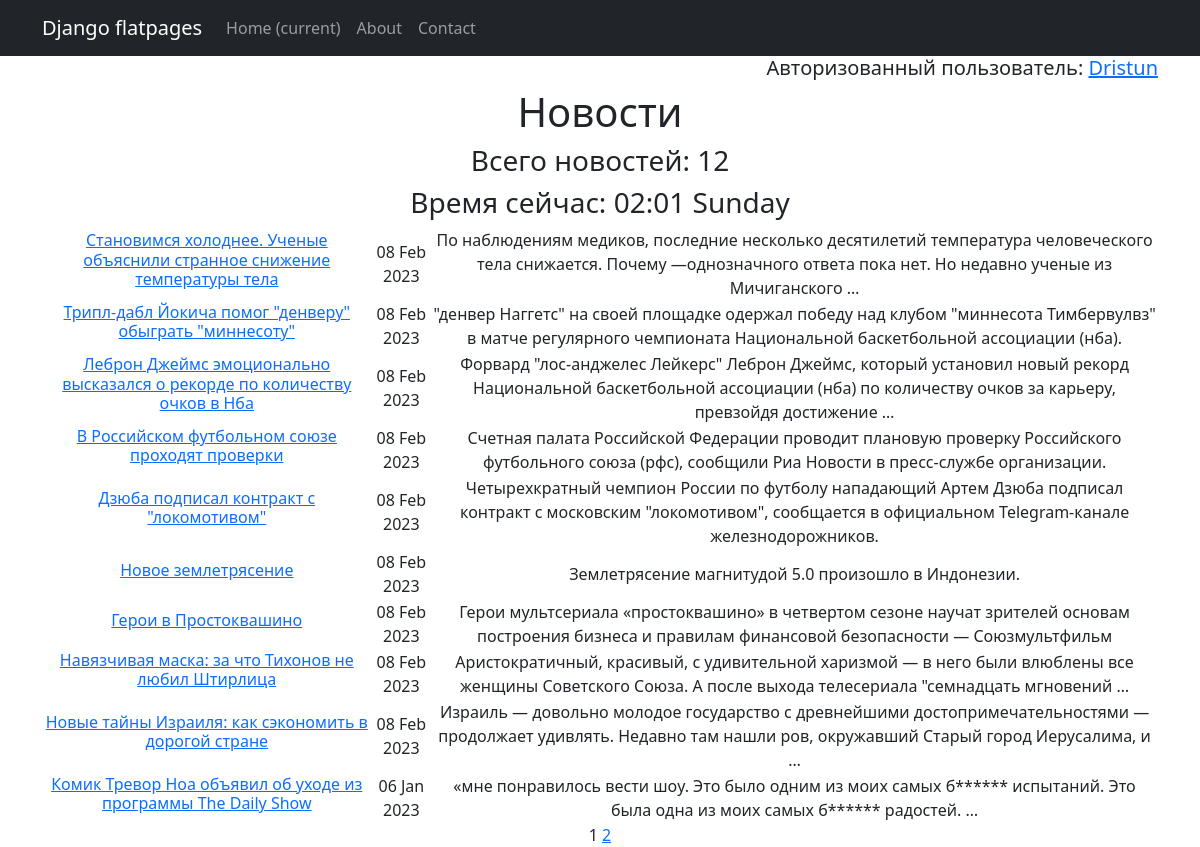
The app's page /news/ (signed in) with its own data.
### content/models.py (models this page shows, shortened)
class Post(models.Model):
    article = 'A'
    news = 'N'
    TYPES = [
        (article, 'Статья'),
        (news, 'Новость')
    ]
    author = models.ForeignKey(Author, on_delete=models.CASCADE)
    type = models.CharField(max_length=2,
                                choices=TYPES,
                                default=article)
    time_in = models.DateTimeField(auto_now_add=True)
    category = models.ManyToManyField(Category, through='PostCategory')
    title = models.TextField(default='Заголовок')
    text = models.TextField(default='Содержание')
    rating = models.IntegerField(default=0)

### content/views.py (the view)
# urls.py: path('', NewsListView.as_view(), name='news_list'),
class NewsListView(ListView):
    model = Post
    template_name = 'news.html'
    context_object_name = 'news'
    ordering = '-time_in'
    paginate_by = 10
    def get_context_data(self, **kwargs):
        context = super().get_context_data()
        number_of_posts = Post.objects.aggregate(total_news=Count('id'))
        user = self.request.user
        context['is_author'] = user.groups.filter(name='author').exists()
        context['number_of_posts'] = number_of_posts.get('total_news')
        return context

### content/templatetags/custom_filters.py (called while the page is built)
def replace_with_stars(value:str):
    _list = list(value)
    for i in range(len(value)):
        if _list[-1] != '*':
            _list[i+1] = '*'
        else:
            break
    return "".join(_list)

def checking_letter(value:str, orig:list, num:int):
    if orig[num][0].isupper():
        changed = list(value)
        changed[0] = changed[0].upper()
        changed = "".join(changed)
        return changed
    else:
        return value

@register.filter()
def censor(value):
    try:
        original_str = value.split(' ')
        lower_str = value.lower().split(' ')
        result = []
        i = -1
        for word in lower_str:
            i += 1
            if word in BANNED_WORDS:
                word = replace_with_stars(word)
            word = checking_letter(word, original_str, i)
            result.append(word)
        return " ".join(result)
    except ValueError:
        print("Переданная переменная не является строковой!")
        return value

### content/templatetags/custom_tags.py (called while the page is built)
@register.simple_tag(takes_context=True)
def url_replace(context, **kwargs):
    d = context['request'].GET.copy()
    print(context['request'].GET)
    print(kwargs.items())
    for k, v in kwargs.items():
        d[k] = v
    return d.urlencode()

### templates/news.html (shortened to what this page needs)
{% extends 'flatpages/default.html' %}
{% load custom_filters %}
{% load custom_tags %}
{% block content %}
{% if request.user.is_authenticated %}
    <h5 align="right">Авторизованный пользователь: <a href="profile/">{{ request.user.username }}</a></h5>
{% else %}
    <h5 align="right">Вы не авторизованы!</h5>
    <h5 align="right"><a href="{% url 'account_login' %}">Войти в систему</a></h5>
{% endif %}
<h1>Новости</h1>
<h3>Всего новостей: {{ number_of_posts }}</h3>
<h3>Время сейчас: {% now "H:i l" %}</h3>
{% if news %}
    <table>
    {% for obj in news %}
            <tr>
                <td><h6><a href="{{ obj.id }}">{{ obj.title | censor }}</a></h6></td>
                <td>{{ obj.time_in | date:'d M Y' }}</td>
                <td>{{ obj.text | truncatewords:20 | censor}}</td>
            </tr>
    {% endfor %}
    </table>
{% endif %}
{{ page_obj.number }}
{% if page_obj.has_next %}
    <a href="?{% url_replace page=page_obj.next_page_number %}">{{ page_obj.next_page_number }}</a>
{% endif %}
{% endblock content %}

### records on screen
Post: title|censor "Становимся холоднее. Ученые объяснили странное снижение температуры тела", time_in "08 Feb 2023", text|censor "По наблюдениям медиков, последние несколько десятилетий температура человеческого тела снижается. Почему —однозначного ответа пока нет. Но недавно ученые из Мичиганского …"
Post: title|censor "Трипл-дабл Йокича помог \"денверу\" обыграть \"миннесоту\"", time_in "08 Feb 2023", text|censor "\"денвер Наггетс\" на своей площадке одержал победу над клубом \"миннесота Тимбервулвз\" в матче регулярного чемпионата Национальной баскетбольной ассоциации (нба)."
Post: title|censor "Леброн Джеймс эмоционально высказался о рекорде по количеству очков в Нба", time_in "08 Feb 2023", text|censor "Форвард \"лос-анджелес Лейкерс\" Леброн Джеймс, который установил новый рекорд Национальной баскетбольной ассоциации (нба) по количеству очков за карьеру, превзойдя достижение …"
Post: title|censor "В Российском футбольном союзе проходят проверки", time_in "08 Feb 2023", text|censor "Счетная палата Российской Федерации проводит плановую проверку Российского футбольного союза (рфс), сообщили Риа Новости в пресс-службе организации."
Post: title|censor "Дзюба подписал контракт с \"локомотивом\"", time_in "08 Feb 2023", text|censor "Четырехкратный чемпион России по футболу нападающий Артем Дзюба подписал контракт с московским \"локомотивом\", сообщается в официальном Telegram-канале железнодорожников."
Post: title|censor "Новое землетрясение", time_in "08 Feb 2023", text|censor "Землетрясение магнитудой 5.0 произошло в Индонезии."
Post: title|censor "Герои в Простоквашино", time_in "08 Feb 2023", text|censor "Герои мультсериала «простоквашино» в четвертом сезоне научат зрителей основам построения бизнеса и правилам финансовой безопасности — Союзмультфильм"
Post: title|censor "Навязчивая маска: за что Тихонов не любил Штирлица", time_in "08 Feb 2023", text|censor "Аристократичный, красивый, с удивительной харизмой — в него были влюблены все женщины Советского Союза. А после выхода телесериала \"семнадцать мгновений …"
Post: title|censor "Новые тайны Израиля: как сэкономить в дорогой стране", time_in "08 Feb 2023", text|censor "Израиль — довольно молодое государство с древнейшими достопримечательностями — продолжает удивлять. Недавно там нашли ров, окружавший Старый город Иерусалима, и …"
Post: title|censor "Комик Тревор Ноа объявил об уходе из программы The Daily Show", time_in "06 Jan 2023", text|censor "«мне понравилось вести шоу. Это было одним из моих самых б****** испытаний. Это была одна из моих самых б****** радостей. …"

### other values on screen
{{ request.user.username }} "Dristun"
{{ number_of_posts }} "12"
{{ page_obj.number }} "1"
{{ page_obj.next_page_number }} "2"
